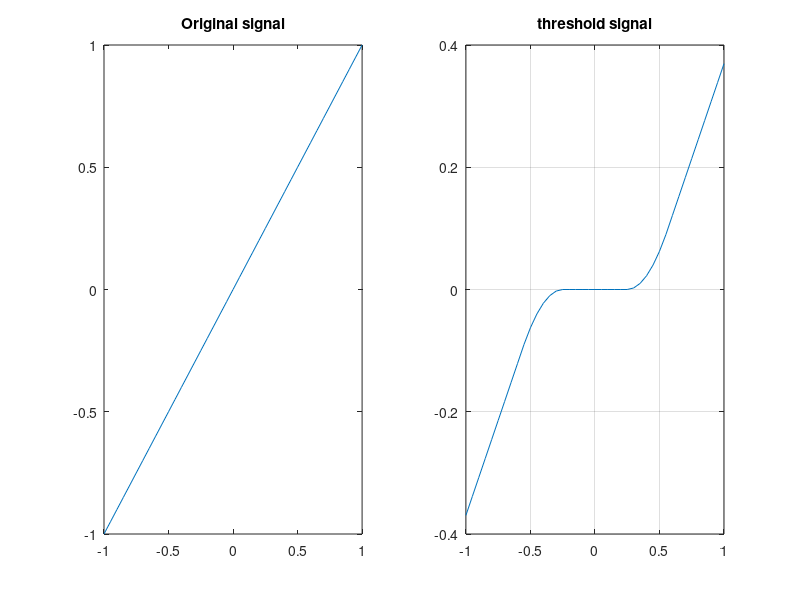

The MATLAB source for this figure:
clc;clear all;
close all;
dN=[-1:0.05:1];
% Normalsie
maxi=max(max(dN));
dN=dN./maxi;
% Parameters
thr=0.4;    %Threshold between 0 to 1 where 1 represents max value of signal
delta=0.3;  %Width to be taken consideration at threshold, for soft thresh around thresh
alpha=0.5;% Alpha should be between 0 to 1 for 1 to be hardthreshold, 0.5 to be approx soft thresh, 
% Range
 range1=thr-(delta/2);
 range2=thr+(delta/2);
 r1=0;
if range1==range2
     r1=thr;
end
%  slope after r2
teta=atan((1-(range2-range1)^2)/(1-range2));
slope=tan(teta*alpha);
[r,c]=size(dN);

for i=1:r
    for j=1:c
       if dN(i,j)>=0 
           if dN(i,j)<range1
           dNthreshf(i,j)=0;
           else if dN(i,j)>=range1 && dN(i,j)<=range2
               dNthreshf(i,j)=((dN(i,j)-range1)^2);
           else if  dN(i,j)>range2
                   dNthreshf(i,j)=r1+slope*(dN(i,j)-range2)+((range2-range1)^2);
               end
               end
           end
       else if dN(i,j)<0 
           if dN(i,j)>-range1
           dNthreshf(i,j)=0;
           else if dN(i,j)<=-range1 && dN(i,j)>=-range2
               dNthreshf(i,j)=-((dN(i,j)-(-range1))^2);
           else if  dN(i,j)<range2
                   dNthreshf(i,j)=-r1+(slope*(dN(i,j)-(-range2))-(range2-range1)^2);
               end
               end
           end
           end
       end
    end
end
figure,
subplot(1,2,1),plot(dN,dN);title('Original signal');
subplot(1,2,2),plot(dN,dNthreshf);title('threshold signal');grid on

grid on

           
          

                   